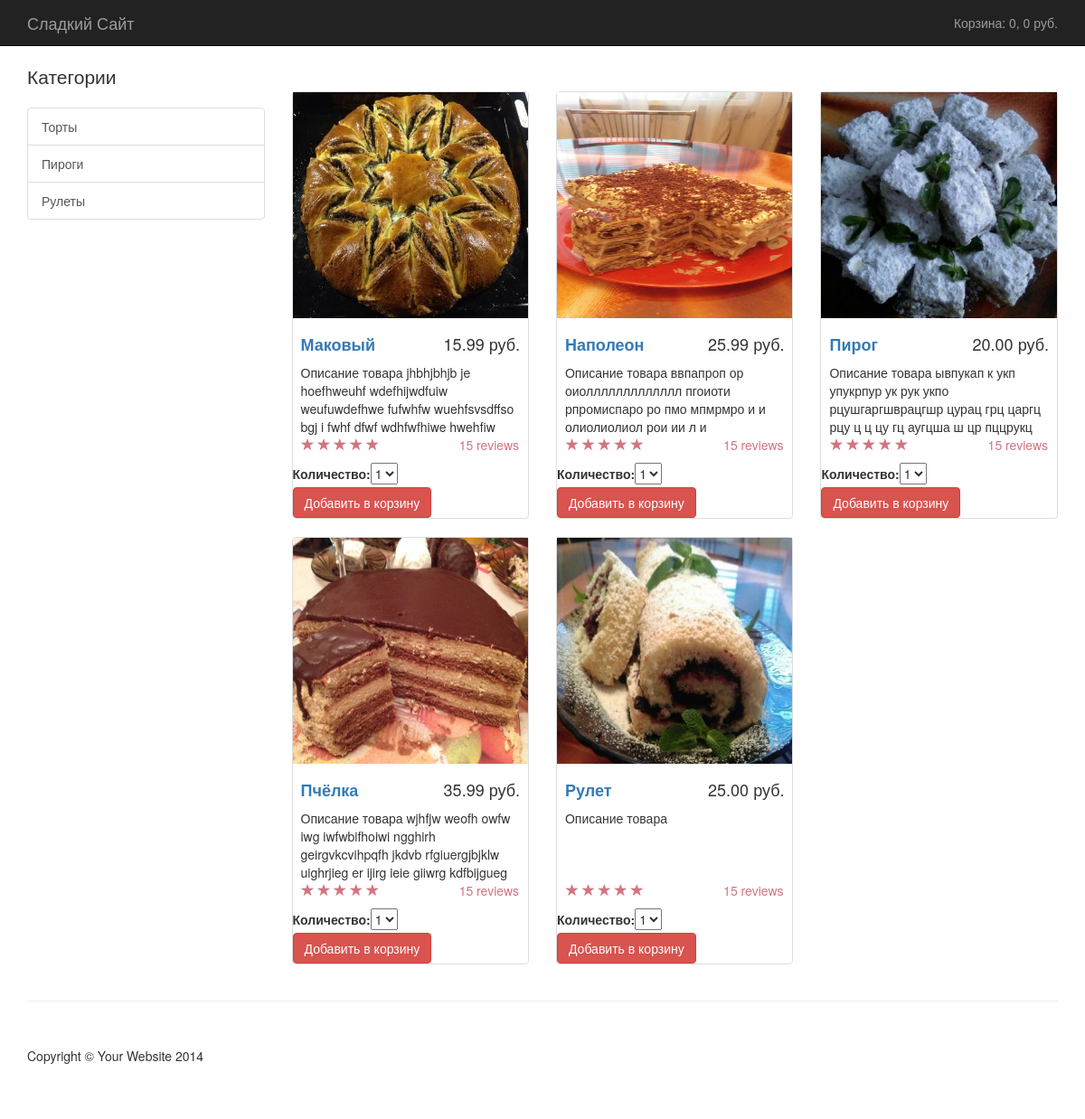
The page / on the database its author committed.
### shop/models.py (models this page shows, shortened)
class Category(models.Model):
    name = models.CharField(max_length=100)
    slug = models.SlugField()

class Product(models.Model):
    category = models.ForeignKey(Category, on_delete=models.CASCADE)
    group = models.ForeignKey(Group, blank=True, null=True, on_delete=models.CASCADE)
    title = models.CharField(max_length=100)
    slug = models.SlugField()
    description = models.TextField()
    image = models.ImageField(upload_to=user_directory_path)
    price = models.DecimalField(max_digits=5, decimal_places=2)
    available = models.BooleanField(default=True)
    class Meta:
        ordering = ('title',)
        index_together = (('id','slug'),)
    def get_absolute_url(self):
        return reverse('product_list', args=[self.id, self.slug])

### shop/views.py (the view)
# urls.py: url(r'^$', views.base_view, name='base'),
def base_view(request):
    categories = Category.objects.all()
    products = Product.objects.filter(available=True)
    cart_product_form = CartAddProductForm()
    return render(request, 'shop/base.html', {'categories': categories,
                                              'products': products,
                                              'cart_product_form': cart_product_form})

### cart/forms.py
class CartAddProductForm(forms.Form):
    quantity = forms.TypedChoiceField(choices=PRODUCT_QUANTITY_CHOICES, coerce=int)
    update = forms.BooleanField(required=False, initial=False, widget=forms.HiddenInput)
    def __init__(self, *args, **kwargs):
        super(CartAddProductForm,self).__init__(*args, **kwargs)
        self.fields['quantity'].label = 'Количество'

### cart/cart.py (called while the page is built)
    def __len__(self):
        return sum(item['quantity'] for item in self.cart.values())

    def get_total_price(self):
        return sum(Decimal(item['price']) * item['quantity'] for item in self.cart.values())

### cart/context_processors.py (called while the page is built)
def cart(request):
    return {'cart': Cart(request)}

### shop/templates/shop/base.html (shortened to what this page needs)
{% load static %}
<!DOCTYPE html>
<html lang="en">
<head>
    <link href='{% static "css/bootstrap.css" %}' rel="stylesheet">
    <link href='{% static "css/shop-homepage.css" %}' rel="stylesheet">
</head>
<body>
    <nav class="navbar navbar-inverse navbar-fixed-top" role="navigation">
        <div class="container">
            <div class="navbar-header">
                <a class="navbar-brand" href="{% url 'base' %}">Сладкий Сайт</a>
            </div>
            <div class="collapse navbar-collapse" id="bs-example-navbar-collapse-1">
                <ul class="nav navbar-nav navbar-right">
                   <li>
                       {% with total_items=cart|length %}
                           <a href="{% url 'cart_view' %}">
                               Корзина:
                               {{ total_items }},
                               {{ cart.get_total_price }} руб.
                           </a>
                       {% endwith %}
                   </li>
                </ul>
            </div>
        </div>
    </nav>
    <div class="container">
        {% block content %}
        <div class="row">
            <div class="col-md-3">
                <p class="lead">Категории</p>
                <div class="list-group">
                    {% for category in categories %}
                    <a href="{% url 'category_list' category_slug=category.slug %}" class="list-group-item">{{ category.name }}</a>
                    {% endfor %}
                </div>
            </div>
            <div class="col-md-9">
                <div class="row carousel-holder">
                    <div class="col-md-12">
                    </div>
                </div>
                <div class="row">
                    {% for product in products %}
                    <div class="col-sm-4 col-lg-4 col-md-4">
                        <div class="thumbnail">
                            <a href="{{ product.get_absolute_url }}">
                                <img src="{{ product.image.url }}" alt="" style="width:100%; height:250px;">
                            </a>
                            <div class="caption">
                                <h4 class="pull-right">{{ product.price }} руб.</h4>
                                <h4><strong><a href="{{ product.get_absolute_url }}">{{ product.title }}</a></strong></a>
                                </h4>
                                <p>{{ product.description }}</p>
                            </div>
                            <div class="ratings">
                                <p class="pull-right">15 reviews</p>
                                <p>
                                    <span class="glyphicon glyphicon-star"></span>
                                    <span class="glyphicon glyphicon-star"></span>
                                    <span class="glyphicon glyphicon-star"></span>
                                    <span class="glyphicon glyphicon-star"></span>
                                    <span class="glyphicon glyphicon-star"></span>
                                </p>
                            </div>
                            <form action="{% url 'cart_add' product.id %}" method="post">
                                            {{ cart_product_form }}
                                    <input type="submit" class="btn btn-danger" value="Добавить в корзину">
                            </form>
                        </div>
                    </div>
                    {% endfor %}
                </div>
            </div>
        </div>
        {% endblock content %}
    </div>
    <div class="container">
        <hr>
        <footer>
            <div class="row">
                <div class="col-lg-12">
                    <p>Copyright &copy; Your Website 2014</p>
                </div>
            </div>
        </footer>
    </div>
</body>
</html>

### static_in_dev/css/shop-homepage.css (style rules this page uses)
body { padding-top: 70px; }
.carousel-holder { margin-bottom: 30px; }
.caption { height: 130px; overflow: hidden; }
.caption h4 { white-space: nowrap; }
.thumbnail img { width: 100%; }
.ratings { padding-right: 10px; padding-left: 10px; color: #d17581; }
.thumbnail { padding: 0; }
footer { margin: 50px 0; }

### rows shown on the page
Category: name "Торты"
Category: name "Пироги"
Category: name "Рулеты"
Product: image (picture), price "15.99", title "Маковый", description "Описание товара jhbhjbhjb je hoefhweuhf wdefhijwdfuiw weufuwdefhwe fufwhfw wuehfsvsdffso bgj i fwhf dfwf wdhfwfhiwe hwehfiw…"
Product: image (picture), price "25.99", title "Наполеон", description "Описание товара ввпапроп ор оиоллллллллллллл пгоиоти рпромиспаро ро пмо мпмрмро и и олиолиолиол рои ии л и…"
Product: image (picture), price "20.00", title "Пирог", description "Описание товара ывпукап к укп упукрпур ук рук укпо рцушгаргшврацгшр цурац грц царгц рцу ц ц цу гц аугцша ш цр пццрукц…"
Product: image (picture), price "35.99", title "Пчёлка", description "Описание товара wjhfjw weofh owfw iwg iwfwbifhoiwi ngghirh geirgvkcvihpqfh jkdvb rfgiuergjbjklw uighrjieg er ijirg ieie giiwrg kdfbijgueg…"
Product: image (picture), price "25.00", title "Рулет", description "Описание товара"

### other values the page prints
{{ total_items }} "0"
{{ cart.get_total_price }} "0"
